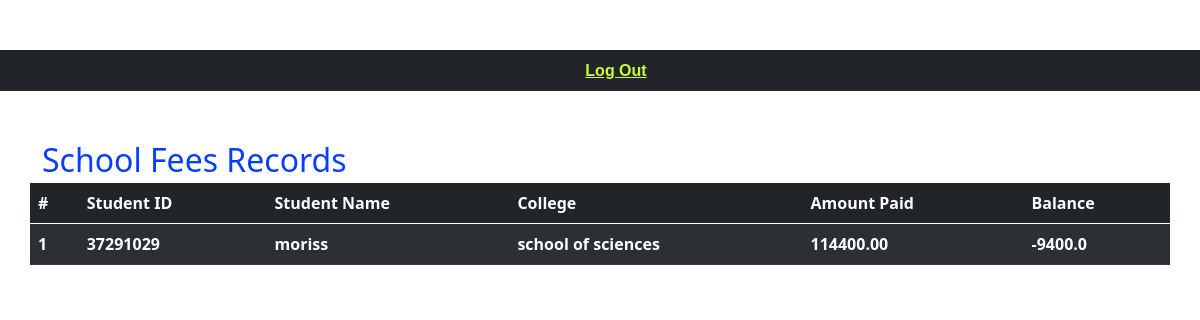
The page /fees-records (signed in) on the database its author committed.
### main/models.py (models this page shows, shortened)
class FeeRecords(models.Model):
    student_id = models.CharField(max_length=20,null=True,blank=True)
    student_name = models.CharField(max_length=50,null=True,blank=True)
    college = models.CharField(max_length=100,null=True,blank=True)
    amount_paid = models.DecimalField(max_digits = 8, decimal_places=2, blank=True,null=True)
    balance = models.CharField(max_length=10,null=True,blank=True)
    date_created = models.DateTimeField(auto_now_add=True,null=True)
    updated = models.DateTimeField(auto_now=True,null=True, blank=True)
    class Meta:
        verbose_name_plural = 'FeesRecords'
        ordering = ['-date_created']

### main/views.py (the view)
# urls.py: path('fees-records',views.fees_records,name='fees_records'),
@login_required
def fees_records(request):
    records = FeeRecords.objects.all()
    context= {'records':records}
    return render(request,'main/fees-records.html',context)

### templates/main/fees-records.html
{% extends 'main/base.html' %}
{% block content %}
<div class="container">
	<h2 class="mb-1">School Fees Records</h2>
	  <div class="row">
			<table class="table table-striped table-dark">
  <thead>
    <tr>
      <th scope="col">#</th>
      <th scope="col">Student ID</th>
      <th scope="col">Student Name</th>
      <th scope="col">College</th>
      <th scope="col">Amount Paid</th>
      <th scope="col">Balance</th>
    </tr>
  </thead>
  <tbody>
    {% for fee in records %}
    <tr>
      <th scope="row">{{forloop.counter}}</th>
      <td>{{fee.student_id}}</td>
      <td>{{fee.student_name}}</td>
      <td>{{fee.college}}</td>
      <td>{{fee.amount_paid}}</td>
      <td>{{fee.balance}}</td>
    </tr>
  {% endfor %}
  </tbody>
</table>
		</div>
</div>
{% endblock %}

### templates/main/base.html (style rules this page uses)
body { background-color: white; color: #083efd; margin-top: 50px; font-weight: 600; background-image: url(../../static/img/hostel.jpg); background-size: cover; }

### rows shown on the page
FeeRecords: student_id "37291029", student_name "moriss", college "school of sciences", amount_paid "114400.00", balance "-9400.0"
